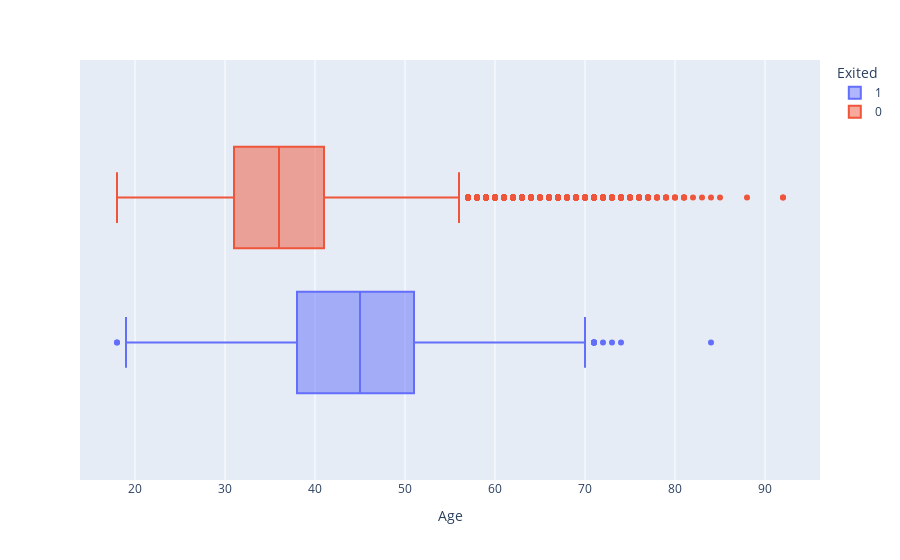

Source (notebook cell):
### Code cell
categories=[1, 0]
box_data = churn_data_df[churn_data_df['Exited'].isin(categories)]
fig = px.box(data_frame = box_data, x = 'Age', color='Exited')
fig.show()
"""нужно убрать аномальные значения"""

### Figure 1 — Plotly figure (JSON) as saved in the notebook; plotly's stock layout.template omitted (floating-point values rounded to 4 significant figures; data arrays with more than 128 entries replaced by an {"elided": "..."} marker saying what was removed)
{"data": [{"alignmentgroup": "True", "hovertemplate": "Exited=1<br>Age=%{x}<extra></extra>", "legendgroup": "1", "marker": {"color": "#636efa"}, "name": "1", "notched": false, "offsetgroup": "1", "orientation": "h", "showlegend": true, "type": "box", "x": {"elided": "2037 int values"}, "x0": " ", "xaxis": "x", "y0": " ", "yaxis": "y"}, {"alignmentgroup": "True", "hovertemplate": "Exited=0<br>Age=%{x}<extra></extra>", "legendgroup": "0", "marker": {"color": "#EF553B"}, "name": "0", "notched": false, "offsetgroup": "0", "orientation": "h", "showlegend": true, "type": "box", "x": {"elided": "7963 int values"}, "x0": " ", "xaxis": "x", "y0": " ", "yaxis": "y"}], "layout": {"boxmode": "group", "legend": {"title": {"text": "Exited"}, "tracegroupgap": 0}, "margin": {"t": 60}, "xaxis": {"anchor": "y", "domain": [0, 1], "title": {"text": "Age"}}, "yaxis": {"anchor": "x", "domain": [0, 1]}}}
